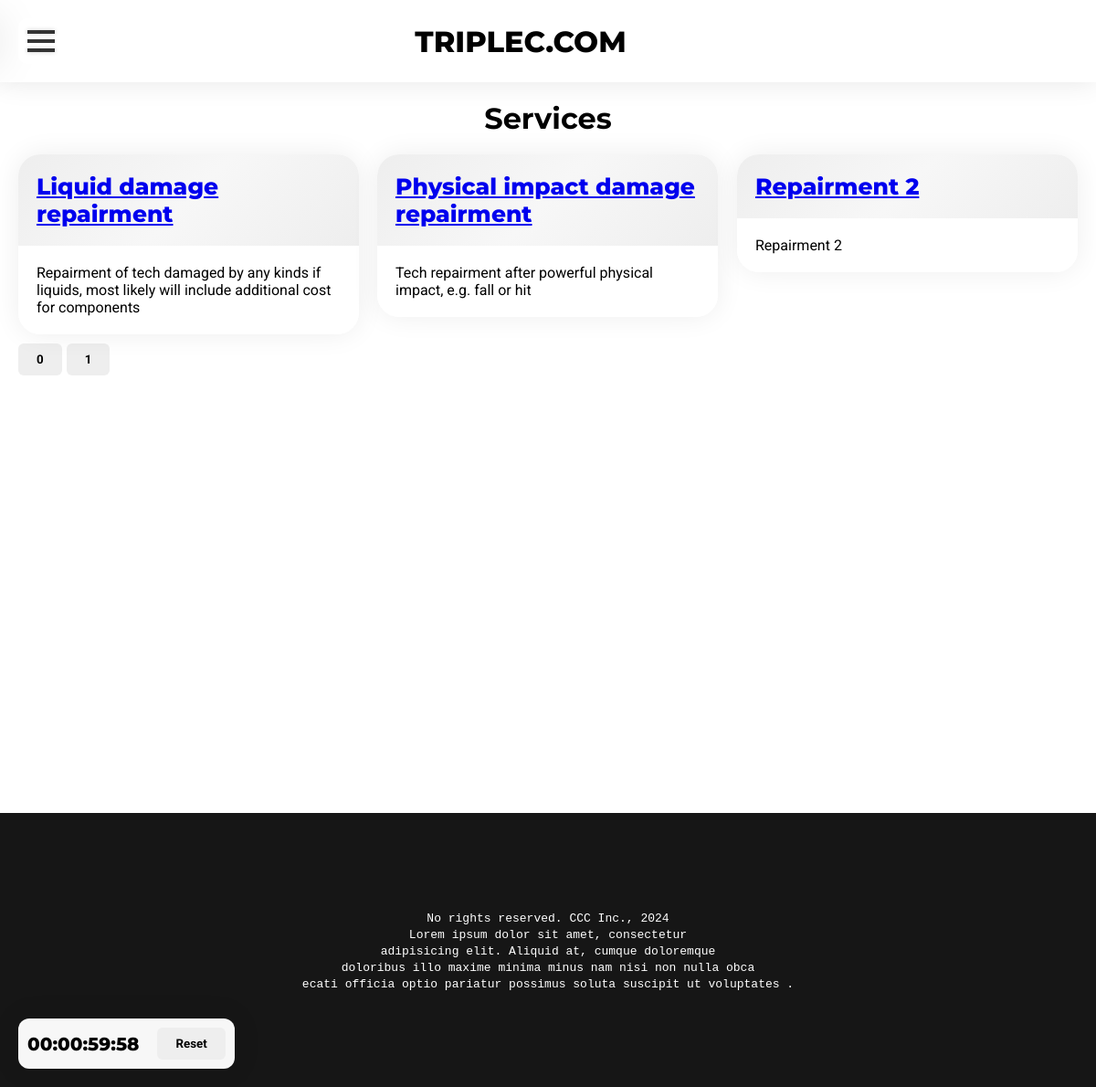
Page /services/2/ on the committed database.
### service_app/models.py (models this page shows, shortened)
class Service(models.Model):
    service_type_id = models.ForeignKey(ServiceType, on_delete=models.CASCADE)
    name = models.CharField("Service name", max_length=100)
    description = models.CharField("Service description", max_length=200)
    base_price_in_usd = models.FloatField("Base service price in USD without parts")
    device_types = models.ManyToManyField(DeviceType)

### service_app/views.py (the view)
# urls.py: path('/<str:service_type_id>/', views.services_of_given_type),
def services_of_given_type(request, service_type_id):
    services = Service.objects.filter(service_type_id=service_type_id)
    return render(request, 'service_app/services.html', {'services': services})

### service_app/templates/service_app/services.html (shortened to what this page needs)
{% extends 'mainapp/layout.html' %}
{% load static %}
{% block main_block %}
    <div class="heading_container">
        <h1 class="heading_1">Services</h1>
    </div>
    <div class="service_wrapper">
        {% for service in services %}
            <div class="card_wrapper">
                <div class="flat_container service_item">
                    <div class="flat_container_header">
                        <a class="flat_container_heading_text" href="{{ service.id }}/">{{ service.name }}</a>
                    </div>
                    <div class="flat_container_body">
                        <span class="flat_container_default_text">{{ service.description }}</span>
                    </div>
                </div>
            </div>
        {% endfor %}
    </div>
    <div class="pagination">
    </div>
{% endblock %}

### static/style.css (style rules this page uses)
* { margin: 0; padding: 0; box-sizing: border-box; }
body { margin: 0 !important; }
.flat_container { border-radius: 24px; background-color: #ffffff; box-shadow: 0 0 30px rgba(0, 0, 0, .07); overflow: hidden; }
.flat_container > .flat_container_header { width: 100%; padding: 20px; background-image: linear-gradient(315deg, #eeeeee, #F7F7F7, #eeeeee); }
.flat_container > .flat_container_body { width: 100%; padding: 20px; background-color: #ffffff; }
.flat_container_heading_text { font-family: "Montserrat", sans-serif; font-weight: 800; font-size: 25px; }
.flat_container_default_text { word-break: break-word; font-family: "Roboto", sans-serif; }
*[class^="heading_container"] { width: 100%; text-align: center; padding-bottom: 20px; }
*[class^="heading"] { font-family: "Montserrat", sans-serif; font-kerning: normal; }
.service_wrapper { display: grid; grid-template-columns: repeat(3, 1fr); grid-gap: 20px; }
.service_item { transform-style: preserve-3d; --posX: 50%; --posY: 50%; --rotateX: 0; --rotateY: 0; transform: perspective(100em) translateZ(0em) rotateY(var(--rotateX)) rotateX(var(--rotateY)); }

### rows in the picture
Service: name "Liquid damage repairment", description "Repairment of tech damaged by any kinds if liquids, most likely will include additional cost for components"
Service: name "Physical impact damage repairment", description "Tech repairment after powerful physical impact, e.g. fall or hit"
Service: name "Repairment 2", description "Repairment 2"
